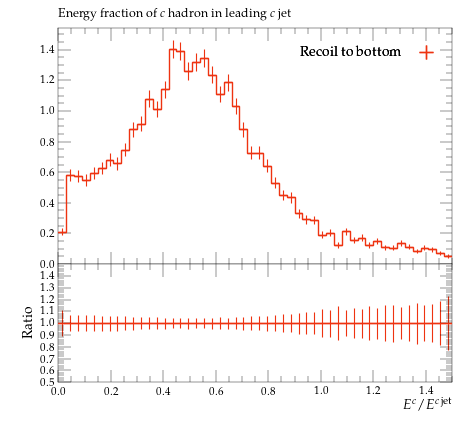

The script that saved this image:
#! /usr/bin/env python

# This Python script was auto-generated using YODA v2.0.2.
# Analysis object: /MC_HFJETS/efracC
# Timestamp: 29-07-2026 (16:22:27)

import matplotlib as mpl
import matplotlib.pyplot as plt
mpl.use('Agg') # comment out for interactive use
import os
import numpy as np

plotDir = os.path.split(os.path.realpath(__file__))[0]
if 'YODA_USER_PLOT_PATH' in globals():
    plot_outdir = globals()['YODA_USER_PLOT_PATH']
else:
    plot_outdir = plotDir

#plot style
plt.style.use(os.path.join(plotDir, '../default.mplstyle'))
# plot metadata
figW, figH = plt.rcParams['figure.figsize']
ax_xLabel = r'$E^c / E^{c\,\mathrm{jet}}$'
ax_yLabel = r''
ax_title  = r'Energy fraction of $c$ hadron in leading $c$ jet'
ax_xScale = 'linear'
ax_yScale = 'linear'
xLims = (0.0, 1.5)
yLims = (0.0, 1.5425564)

# TeX-friendly labels for the legend
labels = {
    'legend' : ([ r"Recoil to bottom" ], r""),
}

# Adjust canvas width and height
canvasW = 10.0
canvasH = 9.0
figW *= canvasW/10.
figH *= canvasH/9.

# Create figure and axis objects
fig, (ax, ratio0_ax) = plt.subplots(2, 1, sharex=True,
                  figsize=(figW,figH), gridspec_kw={'height_ratios': (6.0, 3.0)})

# Set figure margins
plt.subplots_adjust(
    left   = 1.0 * plt.rcParams['figure.subplot.left'],
    right  = 1.0 * plt.rcParams['figure.subplot.right'],
    top    = 1.0 * plt.rcParams['figure.subplot.top'],
    bottom = 1.0 * plt.rcParams['figure.subplot.bottom'])

ratio0_ax.yaxis.set_major_locator(mpl.ticker.MultipleLocator(0.1))
ratio0_ax.set_ylim(0.5, 1.4999)
ratio0_ax.set_ylabel('Ratio')

# the numerical data is stored in a separate file
dataf = dict()
prefix = os.path.split(__file__)[0]
if prefix:    prefix = prefix + '/'
exec(open(prefix+'efracC__data.py').read(), dataf)


legend_handles = dict() # keep track of handles for the legend

# style options for curves
# starts at zorder>=5 to draw curve on top of legend
styles = {
  'recoil_b': {
    'color' : '#EE3311',
    'linestyle' : '-',
    'linewidth' : 1,
    'marker' : 'none',
    'markersize' : 2,
    'capsize' : 0.0,
    'zorder' : 5,
    'histstyle' : 1,
    'drawstyle' : 'steps-pre',
    'xerrorbars' : 1,
    'yerrorbars' : 1,
    'fillcolor' : None,
    'fillopacity' : 1.0,
    'ratio0_linestyle' : '-',
    'ratio0_linewidth' : 1,
    'ratio0_marker' : 'none',
    'ratio0_markersize' : 2,
    'ratio0_capsize' : 0.0,
    'ratio0_zorder' : 5,
    'ratio0_histstyle' : 1,
    'ratio0_drawstyle' : 'steps-pre',
    'ratio0_xerrorbars' : 1,
    'ratio0_yerrorbars' : 1,
  },
}

# curve from input yoda files in main panel
for label, yvals in dataf['yvals'].items():
    if all(np.isnan(v) for v in dataf['yvals'][label]):
        continue
    tmp = None
    if styles[label]['histstyle']: # draw as histogram
        xpos = dataf['xedges'][label] if styles[label]['drawstyle'] else dataf['xpoints'][label]
        ypos = np.insert(yvals, 0, yvals[0]) if styles[label]['drawstyle'] else yvals
        if styles[label]['fillcolor']: # fill area below curve
            ax.fill_between(xpos, ypos, step='pre',
                            color=styles[label]['fillcolor'],
                            alpha=styles[label]['fillopacity'])
        tmp, = ax.plot(xpos, ypos,
                       color=styles[label]['color'],
                       linestyle=styles[label]['linestyle'],
                       linewidth=styles[label]['linewidth'],
                       drawstyle=styles[label]['drawstyle'], solid_joinstyle='miter',
                       zorder=styles[label]['zorder'], label=label)
    tmp = ax.errorbar(dataf['xpoints'][label], yvals,
                      xerr=np.array(dataf['xerrs'][label])*styles[label]['xerrorbars'],
                      yerr=np.array(dataf['yerrs'][label])*styles[label]['yerrorbars'],
                      fmt=styles[label]['marker'], capsize=styles[label]['capsize'],
                      markersize=styles[label]['markersize'],
                      ecolor=styles[label]['color'],
                      color=styles[label]['color'], zorder=styles[label]['zorder'])
    tmp[-1][0].set_linestyle(styles[label]['linestyle'])
    tmp[-1][0].set_linewidth(styles[label]['linewidth'])
    if label in dataf['add_legend_handle']:  legend_handles[label] = tmp
    for varLabel in dataf['variation_yvals'].keys():
        if varLabel.startswith(label):
            tmp, = ax.plot(dataf['xedges'][label], dataf['variation_yvals'][varLabel],
                           color=styles[label]['color'],
                           linestyle=styles[label]['linestyle'],
                           linewidth=styles[label]['linewidth'],
                           drawstyle='steps-pre', solid_joinstyle='miter',
                           zorder=styles[label]['zorder'], alpha=0.5)


# plots on ratio panel
# curve from input yoda files in ratio panel
for label, yvals in dataf['ratio0_yvals'].items():
    if all(np.isnan(v) for v in yvals):
        continue
    if styles[label]['ratio0_histstyle']: # plot as histogram
        xpos = dataf['xedges']['recoil_b'] if styles[label]['ratio0_drawstyle'] else dataf['xpoints']['recoil_b']
        ypos = np.insert(yvals, 0, yvals[0]) if styles[label]['ratio0_drawstyle'] else yvals
        ratio0_ax.plot(xpos, ypos,
                       color=styles[label]['color'],
                       linewidth=styles[label]['linewidth'],
                       linestyle=styles[label]['ratio0_linestyle'],
                       drawstyle=styles[label]['ratio0_drawstyle'], zorder=styles[label]['zorder'],
                       solid_joinstyle='miter')
    tmp = ratio0_ax.errorbar(dataf['xpoints']['recoil_b'], yvals,
                             xerr=np.array(dataf['ref_xerrs'])*styles[label]['ratio0_xerrorbars'],
                             yerr=np.array(dataf['ratio0_yerrs'][label])*styles[label]['ratio0_yerrorbars'],
                             fmt=styles[label]['ratio0_marker'], capsize=styles[label]['ratio0_capsize'],
                             markersize=styles[label]['ratio0_markersize'],
                             ecolor=styles[label]['color'],
                             color=styles[label]['color'])
    tmp[-1][0].set_linestyle(styles[label]['ratio0_linestyle'])
    tmp[-1][0].set_linewidth(styles[label]['ratio0_linewidth'])

    for varlabel in dataf['ratio0_variation_vals'].keys():
        if varlabel.startswith(label):
            ratio0_ax.plot(dataf['xedges']['recoil_b'],
                            dataf['ratio0_variation_vals'][varlabel],
                            color=styles[label]['color'],
                            linestyle=styles[label]['linestyle'],
                            linewidth=styles[label]['linewidth'],
                            drawstyle='steps-pre', solid_joinstyle='miter',
                            zorder=1, alpha=0.5)

legend_items = list(legend_handles.values())
ax.add_artist(ax.legend(legend_items,
                        labels['legend'][0],
                        title=labels['legend'][1],
                        alignment='right',
                        loc='upper right',
                        bbox_to_anchor=(1.0, 0.97),markerfirst=False))

# set plot metadata as defined above
ratio0_ax.set_xlabel(ax_xLabel)
ratio0_ax.xaxis.set_label_coords(1., -0.15)
ax.set_ylabel(ax_yLabel, ha='right', va='top')
ax.yaxis.set_label_coords(-0.11, 1.0)
ax.set_title(ax_title, loc='left')
ax.set_xscale(ax_xScale)
ax.set_yscale(ax_yScale)
ax.set_xlim(xLims)
ax.set_ylim(yLims)

# tick formatting
plt.rcParams['xtick.top'] = True
plt.rcParams['ytick.right'] = True
fig.align_ylabels((ax, ratio0_ax))
plt.savefig(os.path.join(plot_outdir, 'efracC.pdf'), format='PDF')
plt.savefig(os.path.join(plot_outdir, 'efracC.png'), format='PNG')

plt.close(fig)
